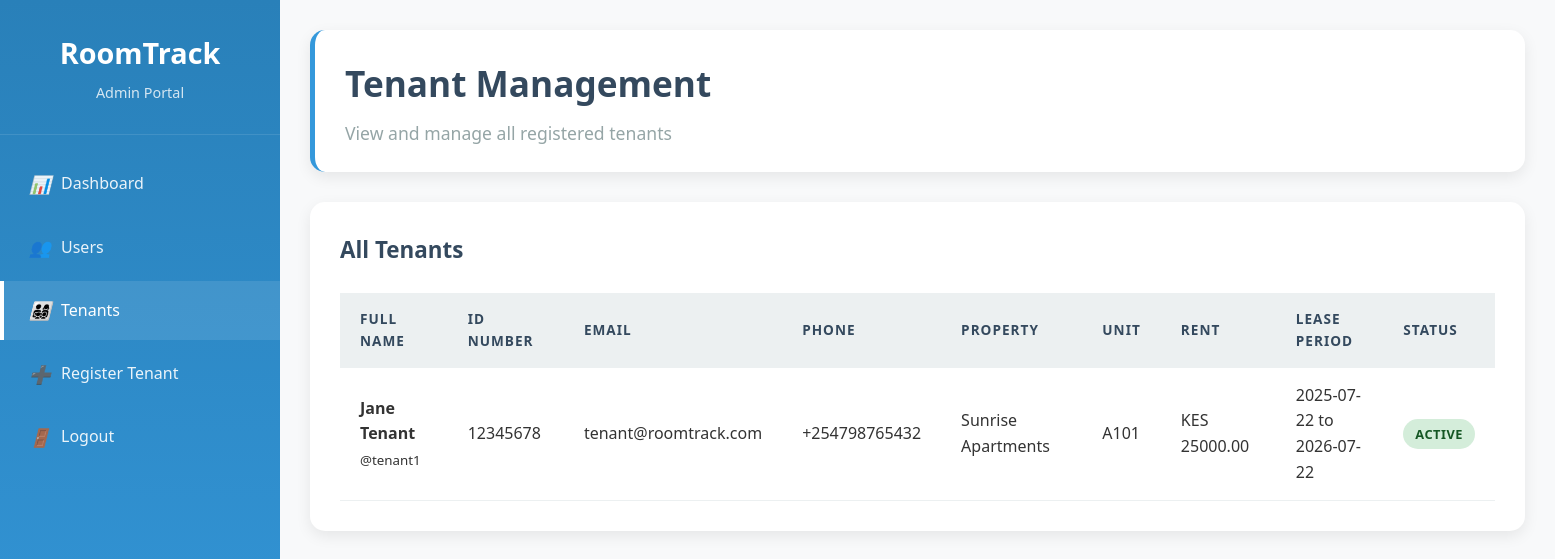
Before: /admin/tenants (signed in) with the older database file.
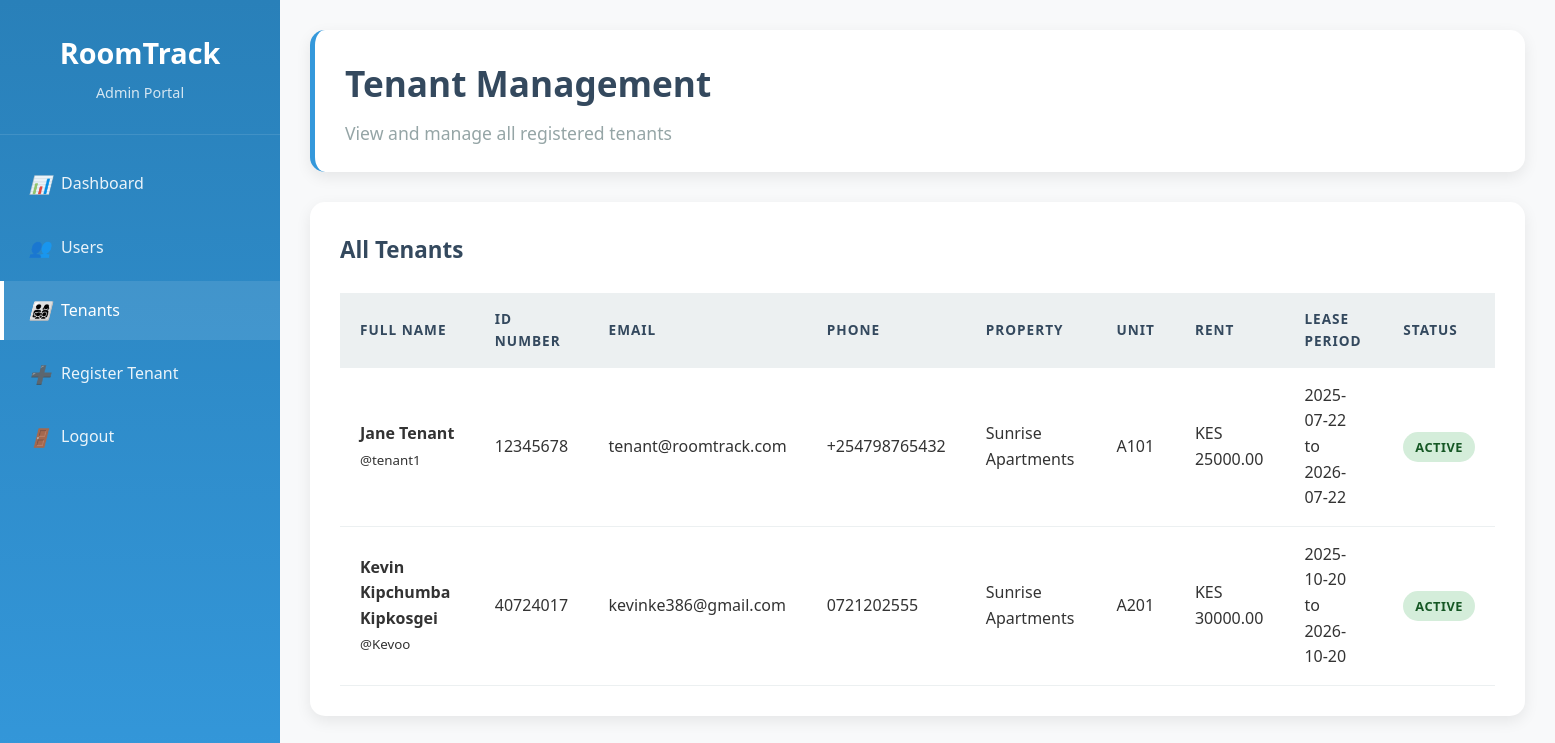
After: the same page with the newer database file.
### models.py (models this page shows)
class Property(db.Model):
    id = db.Column(db.Integer, primary_key=True)
    name = db.Column(db.String(200), nullable=False)
    address = db.Column(db.Text, nullable=False)
    total_units = db.Column(db.Integer, nullable=False)
    occupied_units = db.Column(db.Integer, default=0)
    landlord_id = db.Column(db.Integer, db.ForeignKey('user.id'), nullable=False)
    created_at = db.Column(db.DateTime, default=datetime.utcnow)
    units = db.relationship('Unit', backref='property', lazy=True, cascade='all, delete-orphan')

class User(UserMixin, db.Model):
    id = db.Column(db.Integer, primary_key=True)
    username = db.Column(db.String(80), unique=True, nullable=False)
    email = db.Column(db.String(120), unique=True, nullable=False)
    password = db.Column(db.String(200), nullable=False)
    role = db.Column(db.String(20), nullable=False)  # admin, landlord, tenant
    full_name = db.Column(db.String(200))
    id_number = db.Column(db.String(50))
    passport_number = db.Column(db.String(50))
    phone = db.Column(db.String(20))
    created_at = db.Column(db.DateTime, default=datetime.utcnow)
    landlord_properties = db.relationship('Property', backref='landlord', lazy=True)
    tenant_leases = db.relationship('Lease', backref='tenant', lazy=True, foreign_keys='Lease.tenant_id')
    maintenance_requests = db.relationship('MaintenanceRequest', backref='tenant', lazy=True)

class Unit(db.Model):
    id = db.Column(db.Integer, primary_key=True)
    unit_number = db.Column(db.String(50), nullable=False)
    rent_amount = db.Column(db.Float, nullable=False)
    status = db.Column(db.String(20), default='vacant')  # vacant, occupied
    bedrooms = db.Column(db.Integer, default=1)
    bathrooms = db.Column(db.Integer, default=1)
    square_feet = db.Column(db.Integer)
    property_id = db.Column(db.Integer, db.ForeignKey('property.id'), nullable=False)
    leases = db.relationship('Lease', backref='unit', lazy=True, cascade='all, delete-orphan')
    maintenance_requests = db.relationship('MaintenanceRequest', backref='unit', lazy=True)

class Lease(db.Model):
    id = db.Column(db.Integer, primary_key=True)
    tenant_id = db.Column(db.Integer, db.ForeignKey('user.id'), nullable=False)
    unit_id = db.Column(db.Integer, db.ForeignKey('unit.id'), nullable=False)
    start_date = db.Column(db.Date, nullable=False)
    end_date = db.Column(db.Date, nullable=False)
    monthly_rent = db.Column(db.Float, nullable=False)
    security_deposit = db.Column(db.Float, default=0)
    status = db.Column(db.String(20), default='active')
    created_at = db.Column(db.DateTime, default=datetime.utcnow)
    payments = db.relationship('Payment', backref='lease', lazy=True, cascade='all, delete-orphan')

### app.py (the view)
@app.route('/admin/tenants')
@login_required
def admin_tenants():
    if current_user.role != 'admin':
        return redirect(url_for('index'))
    tenants = User.query.filter_by(role='tenant').all()
    tenants_data = []
    for tenant in tenants:
        lease = Lease.query.filter_by(tenant_id=tenant.id, status='active').first()
        tenants_data.append({
            'tenant': tenant,
            'lease': lease,
            'unit': lease.unit if lease else None,
            'property': lease.unit.property if lease and lease.unit else None
        })
    return render_template('admin/tenants.html', tenants_data=tenants_data)

### app.py (called while the page is built)
@login_manager.user_loader
def load_user(user_id):
    return User.query.get(int(user_id))

### templates/admin/tenants.html (shortened to what this page needs)
<!DOCTYPE html>
<html lang="en">
<head>
    <link rel="stylesheet" href="{{ url_for('static', filename='css/style.css') }}">
</head>
<body>
    <div class="dashboard">
        <div class="sidebar">
            <div class="sidebar-header">
                <h2>RoomTrack</h2>
                <p>Admin Portal</p>
            </div>
            <ul class="sidebar-nav">
                <li><a href="{{ url_for('admin_dashboard') }}"><i>📊</i> Dashboard</a></li>
                <li><a href="{{ url_for('admin_users') }}"><i>👥</i> Users</a></li>
                <li><a href="#" class="active"><i>👨‍👩‍👧‍👦</i> Tenants</a></li>
                <li><a href="{{ url_for('admin_register_tenant') }}"><i>➕</i> Register Tenant</a></li>
                <li><a href="{{ url_for('logout') }}"><i>🚪</i> Logout</a></li>
            </ul>
        </div>
        <div class="main-content">
            <div class="header">
                <h1>Tenant Management</h1>
                <p>View and manage all registered tenants</p>
            </div>
            <div class="table-container">
                <h3>All Tenants</h3>
                {% if tenants_data %}
                <table>
                    <thead>
                        <tr>
                            <th>Full Name</th>
                            <th>ID Number</th>
                            <th>Email</th>
                            <th>Phone</th>
                            <th>Property</th>
                            <th>Unit</th>
                            <th>Rent</th>
                            <th>Lease Period</th>
                            <th>Status</th>
                        </tr>
                    </thead>
                    <tbody>
                        {% for data in tenants_data %}
                        <tr>
                            <td>
                                <strong>{{ data.tenant.full_name }}</strong><br>
                                <small>@{{ data.tenant.username }}</small>
                            </td>
                            <td>{{ data.tenant.id_number }}</td>
                            <td>{{ data.tenant.email }}</td>
                            <td>{{ data.tenant.phone or 'N/A' }}</td>
                            <td>{{ data.property.name if data.property else 'N/A' }}</td>
                            <td>{{ data.unit.unit_number if data.unit else 'N/A' }}</td>
                            <td>
                                {% if data.lease %}
                                    KES {{ "%.2f"|format(data.lease.monthly_rent) }}
                                {% else %}
                                    N/A
                                {% endif %}
                            </td>
                            <td>
                                {% if data.lease %}
                                    {{ data.lease.start_date.strftime('%Y-%m-%d') }} to<br>
                                    {{ data.lease.end_date.strftime('%Y-%m-%d') }}
                                {% else %}
                                    No active lease
                                {% endif %}
                            </td>
                            <td>
                                {% if data.lease %}
                                    <span class="status-badge status-active">Active</span>
                                {% else %}
                                    <span class="status-badge status-vacant">No Unit</span>
                                {% endif %}
                            </td>
                        </tr>
                        {% endfor %}
                    </tbody>
                </table>
                {% else %}
                <div class="text-center p-20">
                    <h3>No Tenants Registered</h3>
                    <p>No tenants have been registered yet.</p>
                    <a href="{{ url_for('admin_register_tenant') }}" class="btn btn-primary">Register First Tenant</a>
                </div>
                {% endif %}
            </div>
        </div>
    </div>
</body>
</html>

Changed rows visible on the page:
added User: tenant.full_name "Kevin Kipchumba Kipkosgei", tenant.username "Kevoo", tenant.id_number "40724017", tenant.email "kevinke386@gmail.com", tenant "0721202555"
now on this page (row edited): Unit: unit "A201"
added Lease: lease.monthly_rent "30000.00", lease.start_date "2025-10-20", lease.end_date "2026-10-20"
Other visible differences:
new list line: "@ KES to ACTIVE"
new list line: "Sunrise Apartments"
